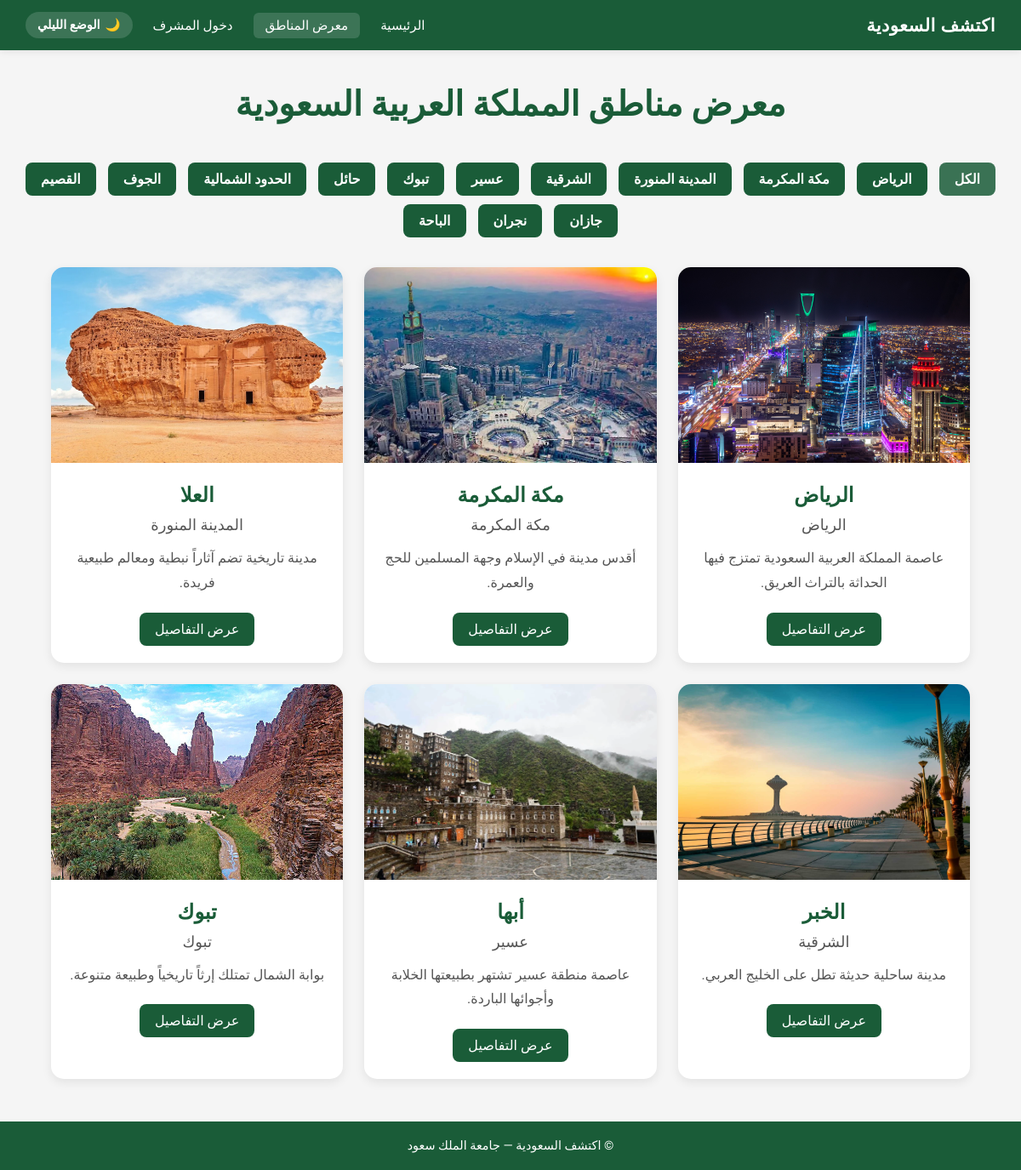
The app's page /public/gallery.php with its own data.
### tables this page shows
CREATE TABLE places (
    id INT PRIMARY KEY AUTO_INCREMENT,
    name VARCHAR(100) NOT NULL,
    region VARCHAR(100) NOT NULL,
    description TEXT NOT NULL,
    location VARCHAR(100),
    features TEXT,
    activities TEXT,
    top_landmarks TEXT,
    main_image VARCHAR(255) NOT NULL,
    created_at TIMESTAMP DEFAULT CURRENT_TIMESTAMP
);

### public/gallery.php (the view, shortened to what this page needs)
<?php
include '../includes/db_config.php';
$sql = "SELECT * FROM places";
$result = mysqli_query($conn, $sql);
?>
<!DOCTYPE html>
<html lang="ar" dir="rtl">
<head>
    <link rel="stylesheet" href="css/shared.css">
    <link rel="stylesheet" href="css/gallery.css">
</head>
<body>
<header class="site-header" id="site-header" role="banner">
    <nav class="navbar" aria-label="التنقل الرئيسي">
        <a href="index.html" class="nav-brand">اكتشف السعودية</a>
        <ul class="nav-menu" id="navMenu">
            <li><a href="index.html" class="nav-link">الرئيسية</a></li>
            <li><a href="gallery.php" class="nav-link active">معرض المناطق</a></li>
            <li><a href="../admin/login.php" class="nav-link">دخول المشرف</a></li>
            <li>
                <button id="nightModeBtn" class="night-mode-btn" type="button" aria-pressed="false">
                    <span class="mode-icon">🌙</span>
                    <span class="mode-text">الوضع الليلي</span>
                </button>
            </li>
        </ul>
    </nav>
</header>
<main id="main-content" role="main">
    <section aria-labelledby="gallery-title">
        <h1 class="page-title" id="gallery-title">معرض مناطق المملكة العربية السعودية</h1>
        <nav class="filters" aria-label="تصفية المناطق">
            <button onclick="filterRegions('all', event)" class="filter-btn active">الكل</button>
            <button onclick="filterRegions('الرياض', event)" class="filter-btn">الرياض</button>
            <button onclick="filterRegions('مكة المكرمة', event)" class="filter-btn">مكة المكرمة</button>
            <button onclick="filterRegions('المدينة المنورة', event)" class="filter-btn">المدينة المنورة</button>
            <button onclick="filterRegions('الشرقية', event)" class="filter-btn">الشرقية</button>
            <button onclick="filterRegions('عسير', event)" class="filter-btn">عسير</button>
            <button onclick="filterRegions('تبوك', event)" class="filter-btn">تبوك</button>
            <button onclick="filterRegions('حائل', event)" class="filter-btn">حائل</button>
            <button onclick="filterRegions('الحدود الشمالية', event)" class="filter-btn">الحدود الشمالية</button>
            <button onclick="filterRegions('الجوف', event)" class="filter-btn">الجوف</button>
            <button onclick="filterRegions('القصيم', event)" class="filter-btn">القصيم</button>
            <button onclick="filterRegions('جازان', event)" class="filter-btn">جازان</button>
            <button onclick="filterRegions('نجران', event)" class="filter-btn">نجران</button>
            <button onclick="filterRegions('الباحة', event)" class="filter-btn">الباحة</button>
        </nav>
        <div class="gallery-container" role="list">
            <?php while ($place = mysqli_fetch_assoc($result)) { ?>
                <article class="card" data-region="<?php echo $place['region']; ?>" role="listitem">
                    <?php if (!empty($place['main_image'])) { ?>
                        <img
                            src="<?php echo $place['main_image']; ?>"
                            alt="صورة <?php echo $place['name']; ?>">
                    <?php } else { ?>
                        <img
                            src="images/default.jpg"
                            alt="لا توجد صورة">
                    <?php } ?>
                    <div class="card-content">
                        <h2><?php echo $place['name']; ?></h2>
                        <p class="region-label">
                            <?php echo $place['region']; ?>
                        </p>
                        <p class="description">
                            <?php echo $place['description']; ?>
                        </p>
                        <a href="details.php?id=<?php echo $place['id']; ?>" class="details-btn">
                            عرض التفاصيل
                        </a>
                    </div>
                </article>
            <?php } ?>
        </div>
    </section>
</main>
<footer class="site-footer" role="contentinfo">
    <p>© اكتشف السعودية — جامعة الملك سعود</p>
</footer>
</body>
</html>

### public/css/shared.css (style rules this page uses)
:root { --bg-color: #f5f5f5; --card-bg: #ffffff; --text-color: #222222; --text-muted: #555555; --border-color: #dddddd; --nav-bg: #1a5c38; --nav-text: #ffffff; --footer-bg: #1a5c38; --footer-text: #ffffff; --shadow: rgba(0,0,0,0.08); }
*, *::before, *::after { margin: 0; padding: 0; box-sizing: border-box; }
html { scroll-behavior: smooth; }
body { font-family: 'Tajawal', sans-serif; direction: rtl; background-color: var(--bg-color); color: var(--text-color); transition: background-color 0.3s, color 0.3s; min-height: 100vh; display: flex; flex-direction: column; }
main { flex: 1; }
.site-header { background-color: var(--nav-bg); position: sticky; top: 0; z-index: 1000; box-shadow: 0 2px 8px var(--shadow); }
.navbar { max-width: 1200px; margin: 0 auto; padding: 14px 30px; display: flex; justify-content: space-between; align-items: center; position: relative; z-index: 1001; }
.nav-brand { color: var(--nav-text); font-size: 1.3rem; font-weight: 800; text-decoration: none; letter-spacing: 0.5px; }
.nav-menu { list-style: none; display: flex; align-items: center; gap: 10px; }
.nav-link { color: var(--nav-text); text-decoration: none; font-size: 0.95rem; padding: 6px 14px; border-radius: 6px; transition: background 0.2s; }
.nav-link:hover, .nav-link.active { background-color: rgba(255,255,255,0.15); }
.night-mode-btn { background: rgba(255,255,255,0.15); border: none; color: white; padding: 7px 14px; border-radius: 20px; cursor: pointer; font-family: 'Tajawal', sans-serif; font-size: 0.9rem; display: flex; align-items: center; gap: 6px; transition: background 0.3s; }
.site-footer { background-color: var(--footer-bg); color: var(--footer-text); text-align: center; padding: 20px; font-size: 0.9rem; margin-top: auto; }
button, .btn, .edit-btn, .delete-btn { display: inline-block; border: none; padding: 10px 16px; border-radius: 8px; text-decoration: none; cursor: pointer; font-family: 'Tajawal', sans-serif; font-weight: 700; font-size: 0.95rem; }
button, .btn, .edit-btn { background-color: var(--nav-bg); color: var(--nav-text); }

### public/css/gallery.css (style rules this page uses)
.page-title { text-align: center; margin: 40px 0; font-size: 2.5rem; color: var(--nav-bg); }
.gallery-container { width: 90%; margin: auto; display: grid; grid-template-columns: repeat(auto-fit, minmax(300px, 1fr)); gap: 25px; padding-bottom: 50px; }
.card { background: var(--card-bg); border-radius: 15px; overflow: hidden; box-shadow: 0 4px 12px var(--shadow); transition: 0.3s; }
.card img { width: 100%; height: 230px; object-fit: cover; }
.card-content { padding: 20px; text-align: center; }
.card-content h2 { margin-bottom: 10px; color: var(--nav-bg); }
.region-label { color: var(--text-muted); margin-bottom: 15px; font-size: 18px; }
.description { color: var(--text-muted); line-height: 1.8; }
.details-btn { display: inline-block; margin-top: 20px; background: var(--nav-bg); color: white; text-decoration: none; padding: 10px 18px; border-radius: 8px; transition: 0.3s; }
.filters { text-align: center; margin-bottom: 30px; padding: 0 20px; }
.filter-btn { background: var(--nav-bg); color: white; border: none; padding: 10px 18px; margin: 5px; border-radius: 8px; cursor: pointer; font-size: 16px; font-family: 'Tajawal', sans-serif; transition: 0.3s; }
.filter-btn:hover, .filter-btn.active { opacity: 0.85; }

### records on screen
places: main_image (picture), name "الرياض", region "الرياض", description "عاصمة المملكة العربية السعودية تمتزج فيها الحداثة بالتراث العريق."
places: main_image (picture), name "مكة المكرمة", region "مكة المكرمة", description "أقدس مدينة في الإسلام وجهة المسلمين للحج والعمرة."
places: main_image (picture), name "العلا", region "المدينة المنورة", description "مدينة تاريخية تضم آثاراً نبطية ومعالم طبيعية فريدة."
places: main_image (picture), name "الخبر", region "الشرقية", description "مدينة ساحلية حديثة تطل على الخليج العربي."
places: main_image (picture), name "أبها", region "عسير", description "عاصمة منطقة عسير تشتهر بطبيعتها الخلابة وأجوائها الباردة."
places: main_image (picture), name "تبوك", region "تبوك", description "بوابة الشمال تمتلك إرثاً تاريخياً وطبيعة متنوعة."
